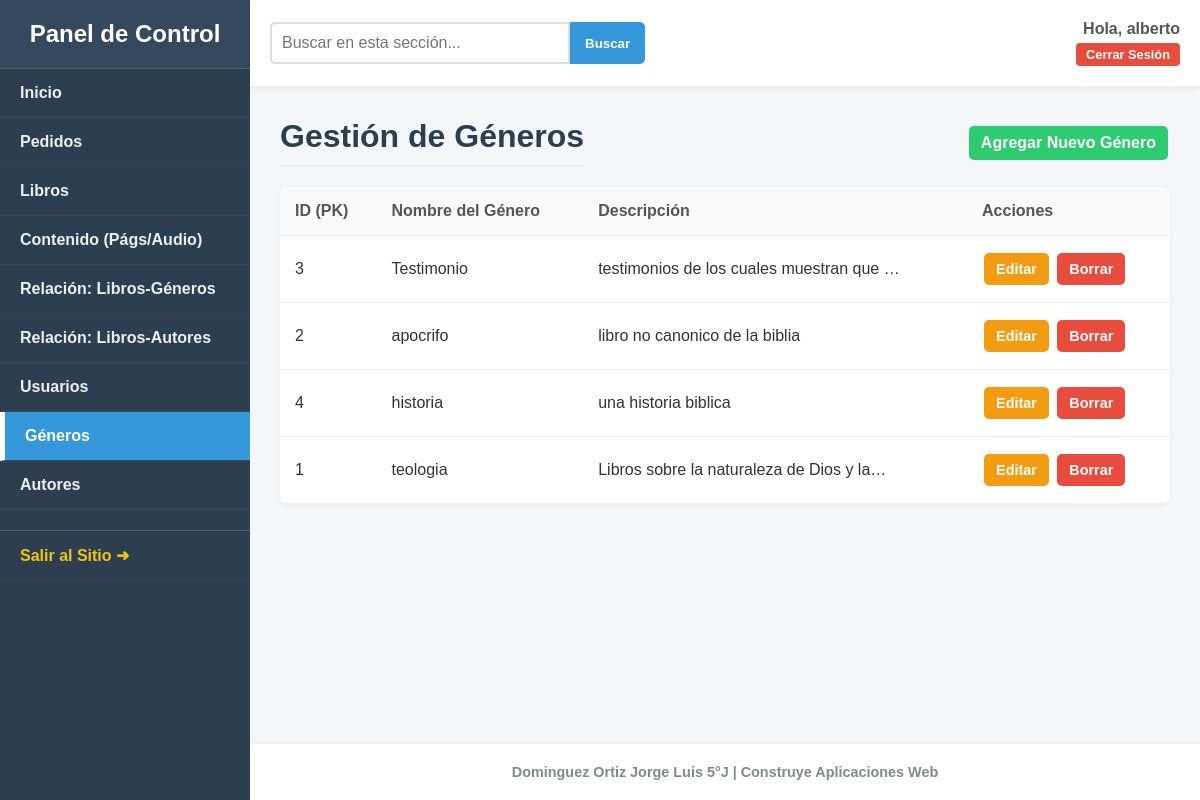
The app's page /dashboard/generos/ (signed in) with its own data.
### tienda/models.py (models this page shows, shortened)
class Genero(models.Model):
    nombre_genero = models.CharField(max_length=100, unique=True)
    descripcion_genero = models.TextField(blank=True, null=True)

### dashboard/views.py (the view)
# urls.py: path('generos/', views.vista_ver_generos, name='dash_ver_generos'),
@login_required
@user_passes_test(es_admin)
def vista_ver_generos(request):
    query = request.GET.get('q')
    generos = Genero.objects.all()
    if query:
        search_filter = Q()
        is_numeric_search = False
        try:
            query_int = int(query)
            search_filter |= Q(id=query_int)
            is_numeric_search = True
        except ValueError:
            pass
        if not is_numeric_search:
            search_filter = (
                Q(nombre_genero__icontains=query) |
                Q(descripcion_genero__icontains=query)
            )
        generos = generos.filter(search_filter).order_by('nombre_genero').distinct()
    else:
        generos = generos.order_by('nombre_genero')
    contexto = {
        'generos': generos,
        'search_query': query
    }
    return render(request, 'dashboard/ver_generos.html', contexto)

### dashboard/views.py (called while the page is built)
def es_admin(user):
    return user.is_staff or user.is_superuser

### tienda/context_processors.py (called while the page is built)
def menu_generos(request):
    return {'menu_generos': Genero.objects.all()}

### templates/dashboard/ver_generos.html (shortened to what this page needs)
{% extends 'dashboard/dashboard_base.html' %}
{% block contenido %}
    <div class="header-with-action">
        <h2>Gestión de Géneros</h2>
        <a href="{% url 'dash_agregar_genero' %}" class="btn-action save">Agregar Nuevo Género</a>
    </div>
    <div class="table-container">
        <table class="dashboard-table">
            <thead>
                <tr>
                    <th>ID (PK)</th>
                    <th>Nombre del Género</th>
                    <th>Descripción</th> <th>Acciones</th>
                </tr>
            </thead>
            <tbody>
                {% for genero in generos %}
                <tr>
                    <td>{{ genero.id }}</td>
                    <td>{{ genero.nombre_genero }}</td>
                    <td>{{ genero.descripcion_genero|default:"--"|truncatechars:40 }}</td> <td>
                        <a href="{% url 'dash_editar_genero' genero.id %}" class="btn-action edit">Editar</a>
                        <a href="{% url 'dash_borrar_genero' genero.id %}" class="btn-action delete">Borrar</a>
                    </td>
                </tr>
                {% empty %}
                <tr>
                    <td colspan="4">No se han encontrado géneros.</td> </tr>
                {% endfor %}
            </tbody>
        </table>
    </div>
{% endblock %}

### templates/dashboard/dashboard_base.html (shortened to what this page needs)
{% load static %}
<!DOCTYPE html>
<html lang="es">
<head>
    <link rel="stylesheet" href="{% static 'css/style.css' %}?v=2.8">
    <link rel="stylesheet" href="{% static 'css/dashboard.css' %}?v=2.8">
</head>
<body class="dashboard-body">
    <div class="dashboard-container">
        <aside class="dashboard-sidebar">
            <div class="sidebar-header">
                <h3>Panel de Control</h3>
            </div>
            <nav class="sidebar-nav">
                <ul>
                    <li>
                        <a href="{% url 'dash_home' %}" class="{% if request.resolver_match.url_name == 'dash_home' %}active{% endif %}">
                             Inicio
                        </a>
                    </li>
                    <li>
                        <a href="{% url 'dash_ver_pedidos' %}" class="{% if 'pedidos' in request.resolver_match.url_name or 'pedido' in request.resolver_match.url_name %}active{% endif %}">
                            Pedidos
                        </a>
                    </li>
                    <li>
                        <a href="{% url 'dash_ver_libros' %}" class="{% if 'libros' in request.resolver_match.url_name or 'libro' in request.resolver_match.url_name %}active{% endif %}">
                            Libros
                        </a>
                    </li>
                    <li>
                        <a href="{% url 'dash_ver_contenido' %}" class="{% if 'contenido' in request.resolver_match.url_name %}active{% endif %}">
                            Contenido (Págs/Audio)
                        </a>
                    </li>
                    <li>
                        <a href="{% url 'dash_ver_rel_generos' %}" class="{% if 'rel_generos' in request.resolver_match.url_name or 'rel_genero' in request.resolver_match.url_name %}active{% endif %}">
                            Relación: Libros-Géneros
                        </a>
                    </li>
                    <li>
                        <a href="{% url 'dash_ver_rel_autores' %}" class="{% if 'rel_autores' in request.resolver_match.url_name or 'rel_autor' in request.resolver_match.url_name %}active{% endif %}">
                            Relación: Libros-Autores
                        </a>
                    </li>
                    <li>
                        <a href="{% url 'dash_ver_usuarios' %}" class="{% if 'usuarios' in request.resolver_match.url_name or 'usuario' in request.resolver_match.url_name %}active{% endif %}">
                            Usuarios
                        </a>
                    </li>
                    <li>
                        <a href="{% url 'dash_ver_generos' %}" class="{% if 'genero' in request.resolver_match.url_name and 'rel_' not in request.resolver_match.url_name %}active{% endif %}">
                            Géneros
                        </a>
                    </li>
                    <li>
                        <a href="{% url 'dash_ver_autores' %}" class="{% if 'autor' in request.resolver_match.url_name and 'rel_' not in request.resolver_match.url_name %}active{% endif %}">
                            Autores
                        </a>
                    </li>
                    <li>
                        <a href="{% url 'index' %}" class="nav-external">Salir al Sitio ➜</a>
                    </li>
                </ul>
            </nav>
        </aside>
        <main class="dashboard-main-content">
            <header class="dashboard-header">
                <form method="GET" class="search-form">
                    <input type="search" name="q" placeholder="Buscar en esta sección..." value="{{ query_search|default:'' }}">
                    <button type="submit">Buscar</button>
                </form>
                <div class="user-info-widget">
                    <span class="user-name-dash">Hola, <strong>{{ user.first_name|default:user.username }}</strong></span>
                    <form action="{% url 'logout' %}" method="POST" style="margin:0;">
                        <button type="submit" class="dash-logout-btn">Cerrar Sesión</button>
                    </form>
                </div>
            </header>
            <div class="content-wrapper">
                {% block contenido %}{% endblock %}
            </div>
            <footer class="dashboard-footer">
                Dominguez Ortiz Jorge Luis 5°J | Construye Aplicaciones Web
            </footer>
        </main>
    </div>
</body>
</html>

### static/css/style.css (style rules this page uses)
* { box-sizing: border-box; }
body { font-family: Arial, sans-serif; margin: 0; background-color: #ffffff; color: #000; }

### static/css/dashboard.css (style rules this page uses)
.dashboard-body { background-color: #f4f7fa; color: #333; margin: 0; font-family: Arial, sans-serif; }
.dashboard-container { display: flex; min-height: 100vh; }
.dashboard-sidebar { width: 250px; background-color: #2c3e50; color: #ecf0f1; display: flex; flex-direction: column; flex-shrink: 0; }
.sidebar-header { padding: 20px; text-align: center; background-color: #34495e; border-bottom: 1px solid #4a627a; }
.sidebar-header h3 { margin: 0; color: #fff; font-size: 1.5rem; }
.sidebar-nav ul { list-style: none; padding: 0; margin: 0; }
.sidebar-nav li a { display: block; padding: 15px 20px; text-decoration: none; color: #ecf0f1; font-weight: bold; border-bottom: 1px solid #34495e; transition: background-color 0.2s ease; }
.sidebar-nav li a.nav-external { color: #f1c40f; margin-top: 20px; border-top: 1px solid #4a627a; }
.dashboard-main-content { flex-grow: 1; display: flex; flex-direction: column; }
.dashboard-header { display: flex; justify-content: space-between; align-items: center; padding: 20px; background-color: #ffffff; border-bottom: 2px solid #ecf0f1; box-shadow: 0 2px 5px rgba(0,0,0,0.05); }
.search-form { display: flex; }
.search-form input[type="search"] { padding: 10px; border: 2px solid #ddd; border-radius: 5px 0 0 5px; font-size: 1rem; min-width: 300px; }
.search-form button { padding: 10px 15px; border: none; background-color: #3498db; color: white; font-weight: bold; cursor: pointer; border-radius: 0 5px 5px 0; }
.user-info-widget { font-size: 1rem; color: #555; }
.content-wrapper { padding: 30px; flex-grow: 1; }
.content-wrapper h2 { margin-top: 0; font-size: 2rem; color: #2c3e50; border-bottom: 2px solid #ecf0f1; padding-bottom: 10px; }
.table-container { width: 100%; overflow-x: auto; background-color: #ffffff; border-radius: 8px; box-shadow: 0 2px 5px rgba(0,0,0,0.05); }
.dashboard-table { width: 100%; border-collapse: collapse; }
.dashboard-table th, .dashboard-table td { padding: 15px; text-align: left; border-bottom: 1px solid #ecf0f1; }
.dashboard-table th { background-color: #f9fafb; font-weight: bold; color: #555; }
.btn-action { display: inline-block; padding: 8px 12px; border-radius: 5px; color: #fff; text-decoration: none; font-weight: bold; font-size: 0.9rem; margin: 2px; }
.btn-action.edit { background-color: #f39c12; }
.btn-action.delete { background-color: #e74c3c; }
.btn-action.save { background-color: #2ecc71; border: none; font-size: 1rem; cursor: pointer; }
.header-with-action { display: flex; justify-content: space-between; align-items: center; margin-bottom: 20px; }
.header-with-action h2 { margin: 0; }

### templates/dashboard/dashboard_base.html (style rules this page uses)
.sidebar-nav li a.active { background-color: #3498db; border-left: 5px solid #fff; color: white; }
.dashboard-main-content { display: flex; flex-direction: column; min-height: 100vh; }
.content-wrapper { flex: 1; }
.dashboard-footer { text-align: center; padding: 20px; color: #7f8c8d; border-top: 1px solid #ecf0f1; background-color: #fff; font-size: 0.9rem; font-weight: bold; }
.user-info-widget { text-align: right; }
.user-info-widget .user-name-dash { font-size: 1rem; color: #555; font-weight: bold; display: block; margin-bottom: 5px; }
.dash-logout-btn { background-color: #e74c3c; color: white; border: none; padding: 4px 10px; border-radius: 4px; cursor: pointer; font-size: 0.8rem; font-weight: bold; transition: background 0.3s; }

### records on screen
Genero: id "3", nombre_genero "Testimonio", descripcion_genero "testimonios de los cuales muestran que …"
Genero: id "2", nombre_genero "apocrifo", descripcion_genero "libro no canonico de la biblia"
Genero: id "4", nombre_genero "historia", descripcion_genero "una historia biblica"
Genero: id "1", nombre_genero "teologia", descripcion_genero "Libros sobre la naturaleza de Dios y la…"

### other values on screen
{{ user.first_name|default:user.username }} "alberto"
